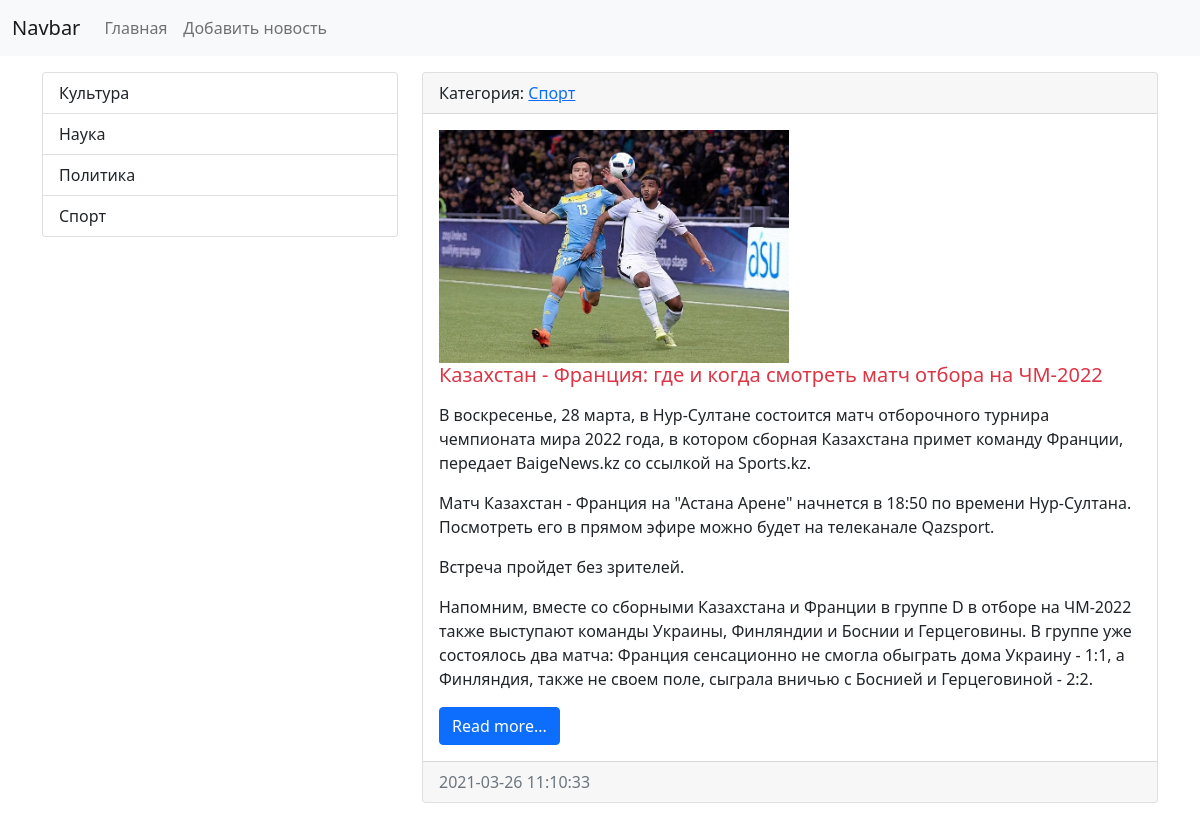
Page /category/2 on the committed database.
### news/models.py (models this page shows, shortened)
class Category(models.Model):
    title = models.CharField(max_length=150,db_index=True, verbose_name='Наименование категории')
    def __str__(self):
        return self.title
    class Meta:
        verbose_name = 'Категория'
        verbose_name_plural = 'Категории'
        ordering = ['title']

class News(models.Model):
    title = models.CharField(max_length=150, verbose_name='Наименование')
    content = models.TextField(blank=True, verbose_name='Контент')
    created_at = models.DateTimeField(auto_now_add=True, verbose_name='Дата публикации')
    updated_at = models.DateTimeField(auto_now=True, verbose_name='Обновлено')
    photo = models.ImageField(upload_to='photos/%Y/%m/%d/', verbose_name='Фото', blank=True)
    is_published = models.BooleanField(default=True, verbose_name='Опубликовано')
    category = models.ForeignKey('Category', on_delete=models.PROTECT, null=True, verbose_name='Категория')
    class Meta:
        verbose_name = 'Новость'
        verbose_name_plural = 'Новости'
        ordering = ['-created_at']

### news/views.py (the view)
# urls.py: path('category/<int:category_id>', get_category, name='category'),
def get_category(request, category_id):
    news = News.objects.filter(category_id=category_id)
    categories = Category.objects.all()
    category = Category.objects.get(pk=category_id)
    return render(request, 'news/category.html', {'news': news, 'categories': categories, 'category': category})

### news/templates/news/category.html (shortened to what this page needs)
<!doctype html>
<html lang="en">
  <head>
    <link href="https://cdn.jsdelivr.net/npm/bootstrap@5.0.0-beta3/dist/css/bootstrap.min.css" rel="stylesheet">
  </head>
  <body>
  <nav class="navbar navbar-expand-lg navbar-light bg-light">
    <div class="container-fluid">
      <a class="navbar-brand" href="{% url 'home' %}">Navbar</a>
      <div class="collapse navbar-collapse" id="navbarSupportedContent">
        <ul class="navbar-nav me-auto mb-2 mb-lg-0">
          <li class="nav-item"><a class="nav-link" href="{% url 'home' %}">Главная</a></li>
          <li class="nav-item"><a class="nav-link" href="{% url 'home' %}">Добавить новость</a></li>
        </ul>
      </div>
    </div>
  </nav>
  <div class="container mt-3">
    <div class="row">
      <div class="col-md-4">
        <div class="list-group">
          {% for item in categories %}
          <a href="{% url 'category' item.pk %}" class="list-group-item list-group-item-action">{{ item.title }}</a>
          {% endfor %}
         </div>
      </div>
      <div class="col-md-8">
        {% for item in news %}
        <div class="card mb-3">
            <div class="card-header">
                Категория: <a href="{% url 'category' item.category.pk %}">{{ item.category }}</a>
            </div>
            <div class="card-body">
              <div class="media">
                {% if item.photo %}
                  <img src="{{ item.photo.url }}" alt="" width="350" class="mr-3">
                {% else %}
                <img src="https://picsum.photos/id/1060/350/235/?blur=2" alt="" class="mr-3">
                {% endif %}
                <div class="media-body">
                                <h5 class="card-title {% cycle 'text-danger' 'text-success' %}">{{ item.title }}</h5>
                                <p class="card-text">{{ item.content| linebreaks }}</p>
                                <a href="#" class="btn btn-primary">Read more...</a>
                </div>
              </div>
           </div>
          <div class="card-footer text-muted">
            {{ item.created_at|date:"Y-m-d H:i:s" }}
          </div>
        </div>
        {% endfor %}
      </div>
    </div>
  </div>
  </body>
</html>

### rows in the picture
Category: title "Культура"
Category: title "Наука"
Category: title "Политика"
Category: title "Спорт"
News: category "Спорт", photo (picture), title "Казахстан - Франция: где и когда смотреть матч отбора на ЧМ-2022", content "В воскресенье, 28 марта, в Нур-Султане состоится матч отборочного турнира чемпионата мира 2022 года, в котором сборная Казахстана примет команду Франции, передает BaigeNews.kz со ссылкой на Sports.kz. Матч Казахстан - Франция на \"Астана Арене\" начнется в 18:50 по времени Нур-Султана. Посмотреть его в прямом эфире можно будет на телеканале Qazsport. Встреча пройдет без зрителей. Напомним, вместе со сборными Казахстана и Франции в группе D в отборе на ЧМ-2022 также выступают команды Украины, Финляндии и Боснии и Герцеговины. В группе уже состоялось два матча: Франция сенсационно не смогла обыграть дома Украину - 1:1, а Финляндия, также не своем поле, сыграла вничью с Боснией и Герцеговиной -…", created_at "2021-03-26 11:10:33"
